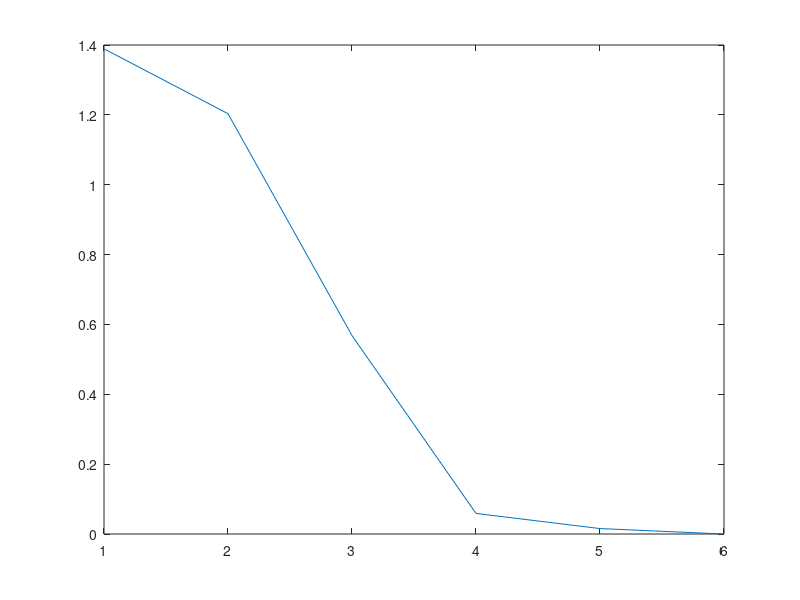

MATLAB code to generate this figure:
load n_4

n = 4;

x = zeros(n*n, 1); % 初期状態の設定

maxit = 2000; % 最大反復回数
tol = 1e-04; % 判定条件

r = b - A*x;
p = r;

for i = 1:maxit
    v = 0;
    Ap = A*p;
    alpha = dot(p,r)/dot(p,Ap);
    x = x + alpha*p;
    r = r - alpha*Ap;
    beta = -dot(r,Ap)/dot(p,Ap);
    p = r + beta*p;
    v = norm(r);
    t(i) = v;
    t2(i) = i;
    if v < tol
        break;
    end
end

plot(t);


